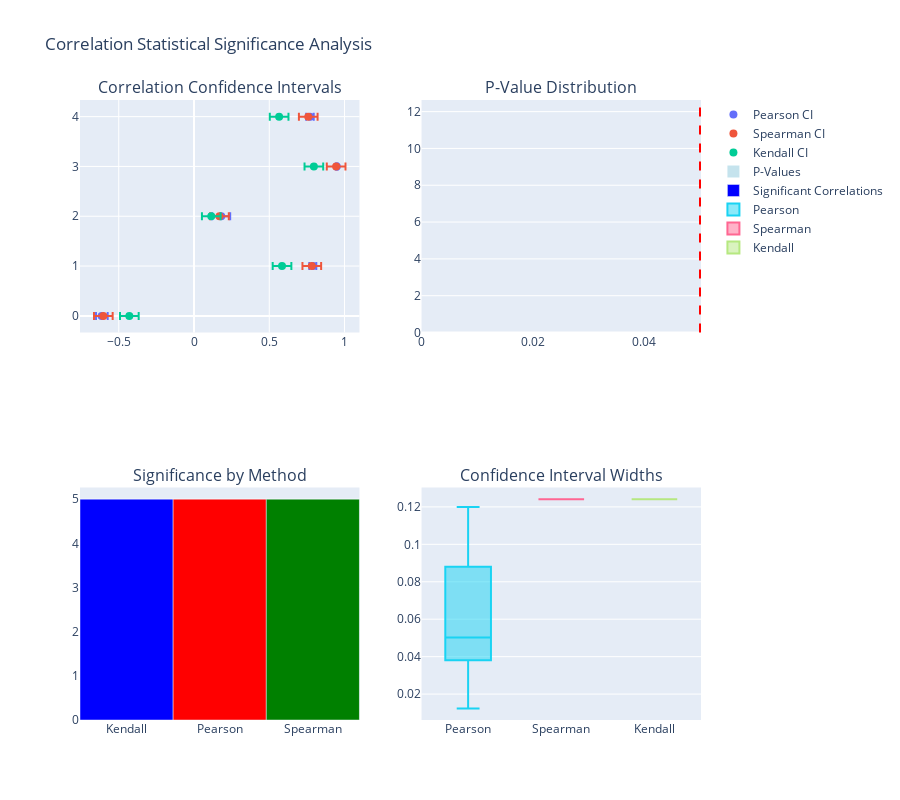

Notebook code cell kept with this figure:
### Code cell
# 5. CORRELATION SIGNIFICANCE AND CONFIDENCE INTERVALS
print("\n 5. CORRELATION SIGNIFICANCE & CONFIDENCE INTERVALS")
print("=" * 50)

def correlation_with_confidence(x, y, method='pearson', confidence=0.95):
    """Calculate correlation with confidence intervals"""
    n = len(x)

    if method == 'pearson':
        r, p_value = pearsonr(x, y)
    elif method == 'spearman':
        r, p_value = spearmanr(x, y)
    elif method == 'kendall':
        r, p_value = kendalltau(x, y)

    # Fisher's z-transformation for confidence intervals (works best for Pearson)
    if method == 'pearson' and abs(r) < 0.999:
        z = np.arctanh(r)
        se = 1 / np.sqrt(n - 3)
        alpha = 1 - confidence
        z_critical = stats.norm.ppf(1 - alpha/2)

        z_lower = z - z_critical * se
        z_upper = z + z_critical * se

        ci_lower = np.tanh(z_lower)
        ci_upper = np.tanh(z_upper)
    else:
        # Approximate CI for non-parametric methods
        se = 1 / np.sqrt(n - 3)
        alpha = 1 - confidence
        z_critical = stats.norm.ppf(1 - alpha/2)

        ci_lower = r - z_critical * se
        ci_upper = r + z_critical * se

    return {
        'correlation': r,
        'p_value': p_value,
        'ci_lower': ci_lower,
        'ci_upper': ci_upper,
        'significant': p_value < 0.05
    }

# Analyze key relationships with confidence intervals
key_relationships = [
 ('GDP_Growth', 'Unemployment_Rate'),
 ('GDP_Growth', 'Consumer_Confidence'),
 ('Interest_Rates', 'Housing_Price_Index'),
 ('Tech_Investment', 'Productivity_Index'),
 ('Inflation_Rate', 'Interest_Rates')
]

significance_results = []

for var1, var2 in key_relationships:
    x, y = df[var1], df[var2]

    # Calculate for all three methods
    for method in ['pearson', 'spearman', 'kendall']:
        result = correlation_with_confidence(x, y, method)
        significance_results.append({
            'Variable_1': var1,
            'Variable_2': var2,
            'Method': method.title(),
            'Correlation': result['correlation'],
            'P_Value': result['p_value'],
            'CI_Lower': result['ci_lower'],
            'CI_Upper': result['ci_upper'],
            'Significant': result['significant'],
            'CI_Width': result['ci_upper'] - result['ci_lower']
        })

significance_df = pd.DataFrame(significance_results)

# Visualize confidence intervals
fig = make_subplots(
 rows=2, cols=2,
 subplot_titles=("Correlation Confidence Intervals", "P-Value Distribution",
 "Significance by Method", "Confidence Interval Widths"),
 specs=[[{"type": "scatter"}, {"type": "histogram"}],
 [{"type": "bar"}, {"type": "box"}]]
)

# Confidence interval plot
for i, method in enumerate(['Pearson', 'Spearman', 'Kendall']):
    method_data = significance_df[significance_df['Method'] == method]

    fig.add_trace(
        go.Scatter(
            x=method_data['Correlation'],
            y=list(range(len(method_data))),
            error_x=dict(
                type='data',
                symmetric=False,
                array=method_data['CI_Upper'] - method_data['Correlation'],
                arrayminus=method_data['Correlation'] - method_data['CI_Lower']
            ),
            mode='markers',
            name=f"{method} CI",
            marker=dict(size=8),
            text=method_data['Variable_1'] + ' vs ' + method_data['Variable_2'],
            hovertemplate="<b>%{text}</b><br>Correlation: %{x:.3f}<br>CI: [%{error_x.arrayminus:.3f}, %{error_x.array:.3f}]<extra></extra>"
        ),
        row=1, col=1
    )

# P-value distribution
fig.add_trace(
 go.Histogram(
 x=significance_df['P_Value'],
 nbinsx=20,
 name="P-Values",
 marker_color="lightblue",
 opacity=0.7
 ),
 row=1, col=2
)

# Add significance threshold line
fig.add_vline(x=0.05, line_dash="dash", line_color="red", row=1, col=2)

# Significance by method
sig_by_method = significance_df.groupby('Method')['Significant'].sum()
fig.add_trace(
 go.Bar(
 x=sig_by_method.index,
 y=sig_by_method.values,
 marker_color=['blue', 'red', 'green'],
 name="Significant Correlations"
 ),
 row=2, col=1
)

# CI width by method
for method in ['Pearson', 'Spearman', 'Kendall']:
 method_data = significance_df[significance_df['Method'] == method]
 fig.add_trace(
 go.Box(
 y=method_data['CI_Width'],
 name=method,
 boxpoints='outliers'
 ),
 row=2, col=2
 )

fig.update_layout(
 title="Correlation Statistical Significance Analysis",
 height=800,
 showlegend=True
)

fig.show()

# Print significance summary
print(" Significance Summary:")
print(significance_df.groupby(['Method', 'Significant']).size().unstack(fill_value=0))

print(f"\n Key Findings:")
significant_strong = significance_df[
 (significance_df['Significant']) &
 (abs(significance_df['Correlation']) > 0.5)
]
print(f"• {len(significant_strong)} relationships show strong significant correlations")
print(f"• Average p-value: {significance_df['P_Value'].mean():.4f}")
print(f"• Most precise method (narrowest CI): {significance_df.groupby('Method')['CI_Width'].mean().idxmin()}")

### Figure 1 — Plotly figure (JSON) as saved in the notebook; plotly's stock layout.template omitted (floating-point values rounded to 4 significant figures)
{"data": [{"error_x": {"array": [0.04017, 0.02217, 0.05929, 0.005821, 0.02394], "arrayminus": [0.03723, 0.02446, 0.06064, 0.006549, 0.02635], "symmetric": false, "type": "data"}, "hovertemplate": "<b>%{text}</b><br>Correlation: %{x:.3f}<br>CI: [%{error_x.arrayminus:.3f}, %{error_x.array:.3f}]<extra></extra>", "marker": {"size": 8}, "mode": "markers", "name": "Pearson CI", "text": ["GDP_Growth vs Unemployment_Rate", "GDP_Growth vs Consumer_Confidence", "Interest_Rates vs Housing_Price_Index", "Tech_Investment vs Productivity_Index", "Inflation_Rate vs Interest_Rates"], "type": "scatter", "x": [-0.6137, 0.7904, 0.1812, 0.949, 0.7716], "xaxis": "x", "y": [0, 1, 2, 3, 4], "yaxis": "y"}, {"error_x": {"array": [0.06207, 0.06207, 0.06207, 0.06207, 0.06207], "arrayminus": [0.06207, 0.06207, 0.06207, 0.06207, 0.06207], "symmetric": false, "type": "data"}, "hovertemplate": "<b>%{text}</b><br>Correlation: %{x:.3f}<br>CI: [%{error_x.arrayminus:.3f}, %{error_x.array:.3f}]<extra></extra>", "marker": {"size": 8}, "mode": "markers", "name": "Spearman CI", "text": ["GDP_Growth vs Unemployment_Rate", "GDP_Growth vs Consumer_Confidence", "Interest_Rates vs Housing_Price_Index", "Tech_Investment vs Productivity_Index", "Inflation_Rate vs Interest_Rates"], "type": "scatter", "x": [-0.6025, 0.7827, 0.1692, 0.9444, 0.7591], "xaxis": "x", "y": [0, 1, 2, 3, 4], "yaxis": "y"}, {"error_x": {"array": [0.06207, 0.06207, 0.06207, 0.06207, 0.06207], "arrayminus": [0.06207, 0.06207, 0.06207, 0.06207, 0.06207], "symmetric": false, "type": "data"}, "hovertemplate": "<b>%{text}</b><br>Correlation: %{x:.3f}<br>CI: [%{error_x.arrayminus:.3f}, %{error_x.array:.3f}]<extra></extra>", "marker": {"size": 8}, "mode": "markers", "name": "Kendall CI", "text": ["GDP_Growth vs Unemployment_Rate", "GDP_Growth vs Consumer_Confidence", "Interest_Rates vs Housing_Price_Index", "Tech_Investment vs Productivity_Index", "Inflation_Rate vs Interest_Rates"], "type": "scatter", "x": [-0.4297, 0.5848, 0.1148, 0.7964, 0.5656], "xaxis": "x", "y": [0, 1, 2, 3, 4], "yaxis": "y"}, {"marker": {"color": "lightblue"}, "name": "P-Values", "nbinsx": 20, "opacity": 0.7, "type": "histogram", "x": [1.534e-104, 7.694e-100, 5.118e-92, 1.176e-214, 9.927e-208, 8.575e-169, 7.94e-09, 7.372e-08, 5.465e-08, 0.0, 0.0, 0.0, 2.817e-198, 2.851e-188, 5.084e-158], "xaxis": "x2", "yaxis": "y2"}, {"marker": {"color": ["blue", "red", "green"]}, "name": "Significant Correlations", "type": "bar", "x": ["Kendall", "Pearson", "Spearman"], "xaxis": "x3", "y": [5, 5, 5], "yaxis": "y3"}, {"boxpoints": "outliers", "name": "Pearson", "type": "box", "xaxis": "x4", "y": [0.0774, 0.04663, 0.1199, 0.01237, 0.05029], "yaxis": "y4"}, {"boxpoints": "outliers", "name": "Spearman", "type": "box", "xaxis": "x4", "y": [0.1241, 0.1241, 0.1241, 0.1241, 0.1241], "yaxis": "y4"}, {"boxpoints": "outliers", "name": "Kendall", "type": "box", "xaxis": "x4", "y": [0.1241, 0.1241, 0.1241, 0.1241, 0.1241], "yaxis": "y4"}], "layout": {"annotations": [{"font": {"size": 16}, "showarrow": false, "text": "Correlation Confidence Intervals", "x": 0.225, "xanchor": "center", "xref": "paper", "y": 1, "yanchor": "bottom", "yref": "paper"}, {"font": {"size": 16}, "showarrow": false, "text": "P-Value Distribution", "x": 0.775, "xanchor": "center", "xref": "paper", "y": 1, "yanchor": "bottom", "yref": "paper"}, {"font": {"size": 16}, "showarrow": false, "text": "Significance by Method", "x": 0.225, "xanchor": "center", "xref": "paper", "y": 0.375, "yanchor": "bottom", "yref": "paper"}, {"font": {"size": 16}, "showarrow": false, "text": "Confidence Interval Widths", "x": 0.775, "xanchor": "center", "xref": "paper", "y": 0.375, "yanchor": "bottom", "yref": "paper"}], "height": 800, "shapes": [{"line": {"color": "red", "dash": "dash"}, "type": "line", "x0": 0.05, "x1": 0.05, "xref": "x2", "y0": 0, "y1": 1, "yref": "y2 domain"}], "showlegend": true, "title": {"text": "Correlation Statistical Significance Analysis"}, "xaxis": {"anchor": "y", "domain": [0, 0.45]}, "xaxis2": {"anchor": "y2", "domain": [0.55, 1]}, "xaxis3": {"anchor": "y3", "domain": [0, 0.45]}, "xaxis4": {"anchor": "y4", "domain": [0.55, 1]}, "yaxis": {"anchor": "x", "domain": [0.625, 1]}, "yaxis2": {"anchor": "x2", "domain": [0.625, 1]}, "yaxis3": {"anchor": "x3", "domain": [0, 0.375]}, "yaxis4": {"anchor": "x4", "domain": [0, 0.375]}}}
